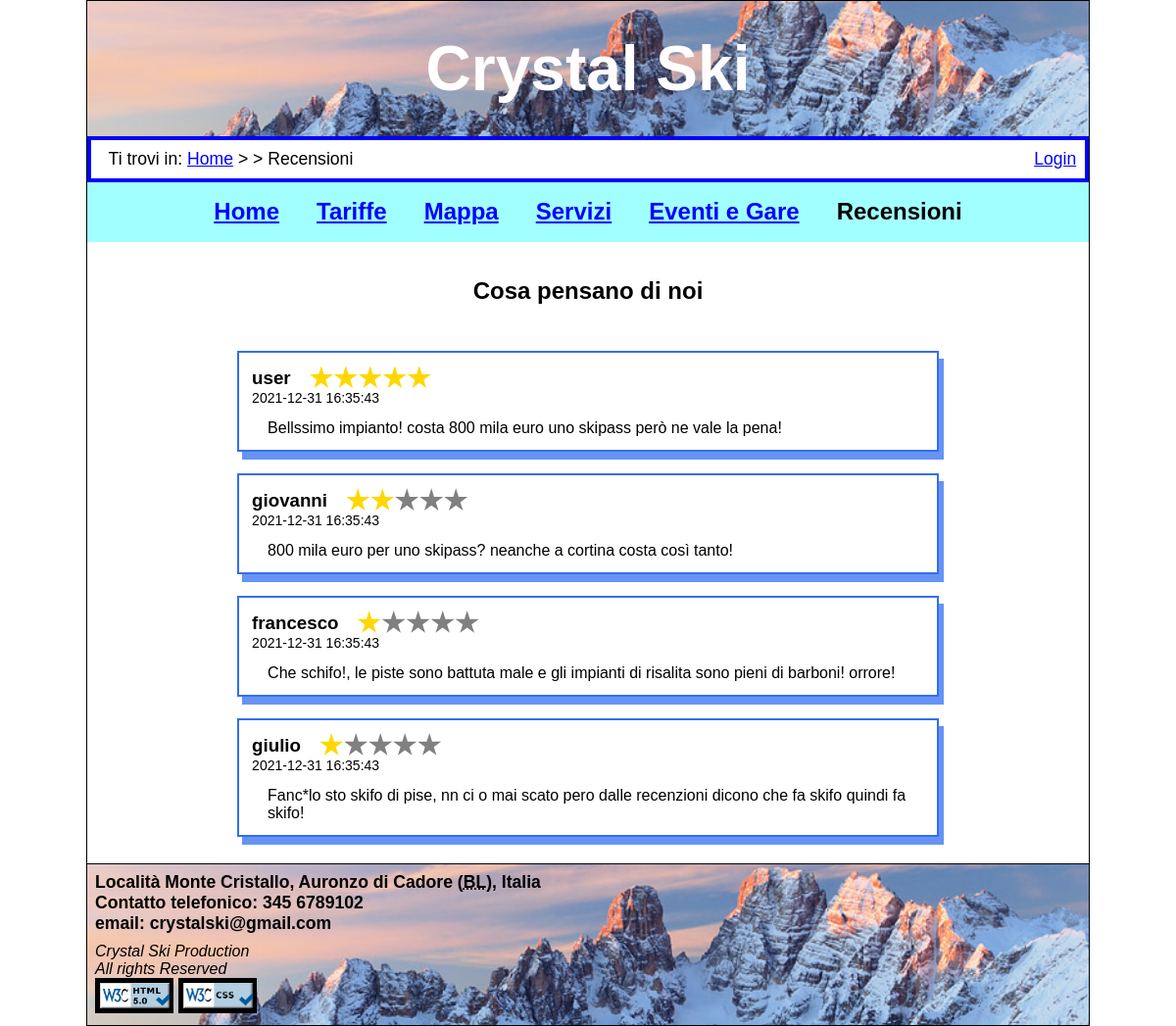
Screenshot of /html/recensioni.php with the database file from the repository.
### tables this page shows
CREATE TABLE `comment`(
    `id` INT UNSIGNED NOT NULL AUTO_INCREMENT,
    `userId` INT UNSIGNED NOT NULL,
    `comment` VARCHAR(400) NOT NULL,
    `stars` TINYINT UNSIGNED NOT NULL,
    `date` DATETIME NOT NULL,

    PRIMARY KEY (`id`)
);

CREATE TABLE `user`(
    `id` INT UNSIGNED NOT NULL AUTO_INCREMENT,
    `email` VARCHAR(255) NOT NULL,
    `username` VARCHAR(255) NOT NULL,
    `password` VARCHAR(255) NOT NULL,
    `name` VARCHAR(255) NULL,
    `surname` VARCHAR(255) NULL,
    `city` VARCHAR(255) NULL,
    `isAdmin` TINYINT UNSIGNED NOT NULL,

    PRIMARY KEY (`id`),
    UNIQUE KEY (`username`)
);

### html/DBConnection.php (called while the page is built, shortened)
<?php
class DBConnection{
    private $connection;
    public function openDBConnection(){
        $this->connection = mysqli_connect(DBConnection::HOST_DB, DBConnection::USERNAME, DBConnection::PASSWORD, DBConnection::DATABASE_NAME);
        if(mysqli_errno($this->connection)){
            return false;
        }else{
            mysqli_set_charset($this->connection,"utf8");
            return true;
        }
    }
    public function getComments(){
        $loadComments = "SELECT * from `comment` LIMIT 10";
        $queryResult = mysqli_query($this->connection, $loadComments) or die (mysqli_error($this->connection));
        if(mysqli_num_rows($queryResult) > 0){
            return $queryResult;
        }else{
            return "";
        }
    }
    public function getUsernameById($id){
        $getUsernameById = "SELECT `username` FROM `user` WHERE `id` = \"$id\" ";
        $queryResult = mysqli_query($this->connection, $getUsernameById) or die (mysqli_error($this->connection));
        if(mysqli_num_rows($queryResult) > 0){
            return $queryResult;
        }else{
            return "";
        }
    }
}
?>

### html/recensioni.php (the view, shortened to what this page needs)
<?php
require_once("DBConnection.php");
$connection = new DBConnection();
$connectionOK = $connection->openDBConnection();
?>
<!DOCTYPE html>
<html lang="it">
<head>
	<link rel="stylesheet" href="../css/style.css" />
	<link rel="stylesheet" media="screen and (max-width:600px), only screen and (max-width:600px)" href="../css/mini.css"/>
</head>
<body>
	<header>
		<h1 lang="en">Crystal Ski</h1>
	</header>
	<nav id="breadcrumb">
	<?php if (isset($_SESSION['login']) && $_SESSION['login']) { ?>
		<p>Ciao <?=$_SESSION['username']?>! Ti trovi in: <a href="home.php" lang="en">Home</a> &gt; &gt; Recensioni</p>
		<a href="logout.php">Logout</a>
	<?php } else { ?>
		<p>Ti trovi in: <a href="home.php" lang="en">Home</a> &gt; &gt; Recensioni</p>
		<a href="login.php">Login</a>
	<?php } ?>
	</nav>
	<nav id="menu">
		<ul>
			<li><a href="home.php">Home</a></li>
			<li><a href="tariffe.php">Tariffe</a></li>
			<li><a href="mappa.php">Mappa</a></li>
			<li><a href="servizi.php">Servizi</a></li>
			<li><a href="eventi.php">Eventi e Gare</a></li>
			<li>Recensioni</li>
		</ul>
	</nav>
	<div id="comments_intro">
		<h2>Cosa pensano di noi</h2>
	</div>
	<div id="comments_holder">
		<?php
			if($connectionOK){
   				 $commentsQuery = $connection->getComments();
    			if($commentsQuery != ""){
					while($row = mysqli_fetch_assoc($commentsQuery)){
		?>
			<div class="comments">
				<div class = "userDetails">
					<h3><?=mysqli_fetch_assoc($connection->getUsernameById($row["userId"]))["username"]?></h3>
					<?php for ($i = 0; $i < 5; $i++) { ?>
							<div class='star<?=$row['stars'] > $i ? ' gold' : '' ?>'></div>
					<?php } ?>
				</div>
				<p class ="commentDate"><?=$row["date"]?></p>
				<p class ="comment"><?=$row["comment"]?></p>
			</div>
		<?php
				}
			}else{
				$connectionERR = "<p>Problemi di connessione, ci scusiamo per il disagio</p>";
				}
			}else{
				$connectionERR = "<p>Problemi di connessione, ci scusiamo per il disagio</p>";
			}
		?>
	</div>
		<?php include('../components/footer.php') ?>
</body>
</html>

### components/footer.php
<footer>
    <div id="address">
        <p>Località Monte Cristallo, Auronzo di Cadore (<abbr title="Belluno">BL</abbr>), Italia</p>
        <p>Contatto telefonico: 345 6789102</p>
        <p lang="en">email: crystalski@gmail.com</p>
    </div>
    <p class="author" lang="en">Crystal Ski Production</p>
    <p class="author" lang="en">All rights Reserved</p>
    <img class="imgValidCode" src="../images/html5.png" alt="html valido"/>
    <img class="imgValidCode" src="../images/css.png" alt="css valido"/>
</footer>

### css/style.css (style rules this page uses)
* { padding: 0; margin: 0; }
html, body { font-size: 100%; font-family: "Helvetica", linear, sans-serif; margin: auto; max-width: 1024px; }
body { border: 1px solid #000; }
header { background-image: url('../images/sfondo.jpg'); background-position: center; background-size: 100%; background-repeat: no-repeat; }
header h1 { padding: 0.5em; font-size: 4em; text-align: center; color: rgb(255, 253, 253); }
#breadcrumb { display: flex; font-size: 1.1em; padding: 0.5em 0.5em 0.5em 1em; border: 4.5px solid #0000ff; justify-content: space-between; }
#breadcrumb a:link { color: #0000ff; }
#menu { background-color: #a2ffff; color: #000; text-align: center; }
#menu li { display: inline-block; padding: 0.7em; font-size: 1.5em; font-weight: bold; }
#menu a:link { color: #0000ff; }
footer { clear: both; border-top: 1px solid #000; text-align: left; padding: 0.5em; background-image: url('../images/sfondo.jpg'); background-position: center; background-size: 100%; background-repeat: no-repeat; }
footer #address { font-size: 1.1em; font-weight: bold; padding-bottom: 0.5em; }
footer .author { font-style: italic; font-size: 1em; }
footer .imgValidCode { width: 8%; padding: 0.3em; background-color: #000; }
* { box-sizing: border-box; }
#comments_intro h2 { text-align: center; padding: 1.5em; }
#comments_holder { display: flex; flex-direction: column; align-items: center; justify-content: center; padding-bottom: 1em; }
.comment { word-wrap: break-word; }
.comments { flex-direction: row; border: 2px solid #336ef0; box-shadow: 5px 8px #6693f5; margin: 0.7em; min-width: 300px; padding: 0.8em; width: 70%; }
.comment { padding-left: 1em; }
.userDetails { display: flex; align-items: center; }
.commentDate { font-size: 14px; padding-bottom: 1em; }
.userDetails h3 { padding-right: 1em; }
.star { background: grey; clip-path: polygon(50% 0%, 61% 35%, 98% 35%, 68% 57%, 79% 91%, 50% 70%, 21% 91%, 32% 57%, 2% 35%, 39% 35%); display: inline-block; min-height: 25px; min-width: 25px; }
.gold.star { background: gold; }

### css/mini.css (style rules this page uses)
body { border: none }
header { background-image: url('../images/sfondo.jpg'); background-position: center; background-size: 100%; background-repeat: no-repeat; }
header h1 { padding: 0.5em; font-size: 3em; text-align: center; color: rgb(255, 253, 253); }
footer { background-image: none; background-color: #a2ffff; }
footer .imgValidCode { width: 20%; background-color: #a2ffff; }
* { padding: 0; margin: 0; box-sizing: border-box; }
input[type="checkbox"].menu-toggle ~ nav { display: none; }
#menu { flex-direction: column; }
#menu li { width: 100%; }

### rows the page displays
comment: userId.username "user", stars 5 (drawn), date "2021-12-31 16:35:43", comment "Bellssimo impianto! costa 800 mila euro uno skipass però ne vale la pena!"
comment: userId.username "giovanni", stars 2 (drawn), date "2021-12-31 16:35:43", comment "800 mila euro per uno skipass? neanche a cortina costa così tanto!"
comment: userId.username "francesco", stars 1 (drawn), date "2021-12-31 16:35:43", comment "Che schifo!, le piste sono battuta male e gli impianti di risalita sono pieni di barboni! orrore!"
comment: userId.username "giulio", stars 1 (drawn), date "2021-12-31 16:35:43", comment "Fanc*lo sto skifo di pise, nn ci o mai scato pero dalle recenzioni dicono che fa skifo quindi fa skifo!"
